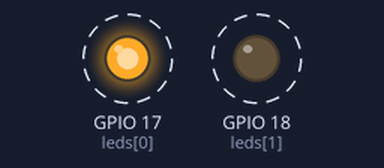
Bench run of a program on a simulated Raspberry Pi (BCM pin numbers). Shown: output pins drawn as LEDs (lit = HIGH). Dashed ring = blinking. At 2.0 s the program stops and its outputs stay as they are.

Above: at 0.1 s.
Timing chart, 0 to 3.0 s (numbered marks = the images above):
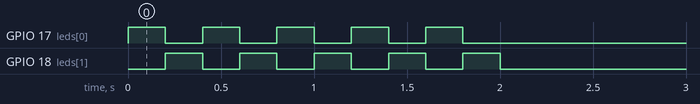

Measured:
- by itself, GPIO 17 (leds[0]), GPIO 18 (leds[1]): alternates HIGH for 0.20 s and LOW for 0.20 s, 10 changes in all, then stays LOW

The program:

Practica2_gpio_led_lista.py
```python
from gpiozero import LED   #From gpiozero library import the LED function
from time import sleep     #From time library impor the sleep function


leds = [LED(17),LED(18)]

for x in range(5):
    leds[0].on()
    leds[1].off()
    sleep(.2)
    leds[0].off()
    leds[1].on()
    sleep(0.2)
```
